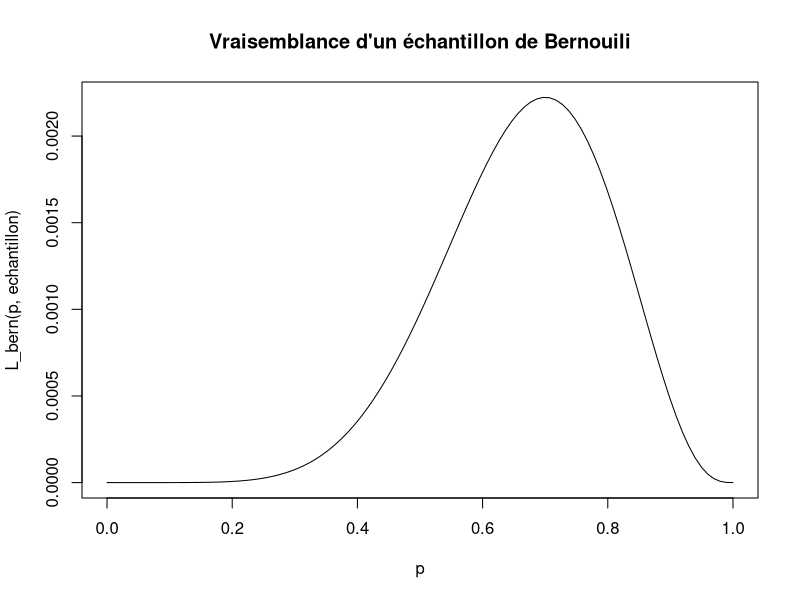
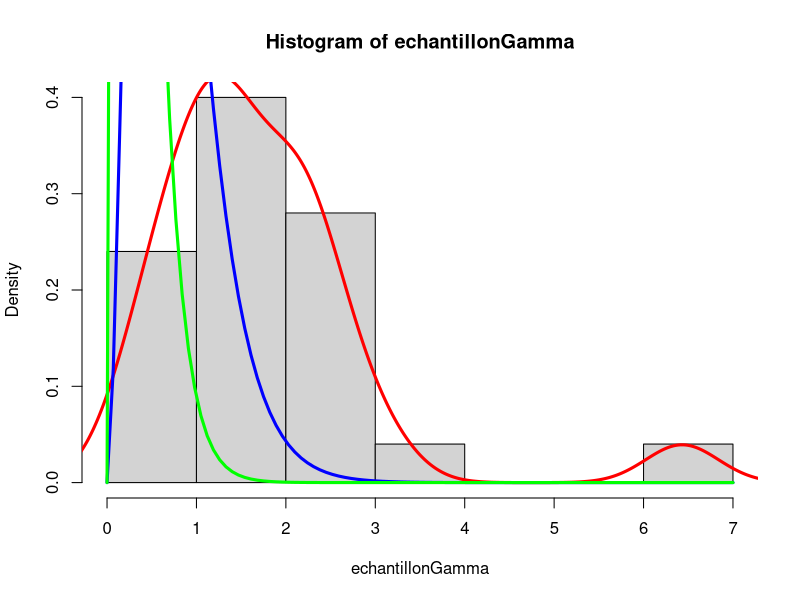
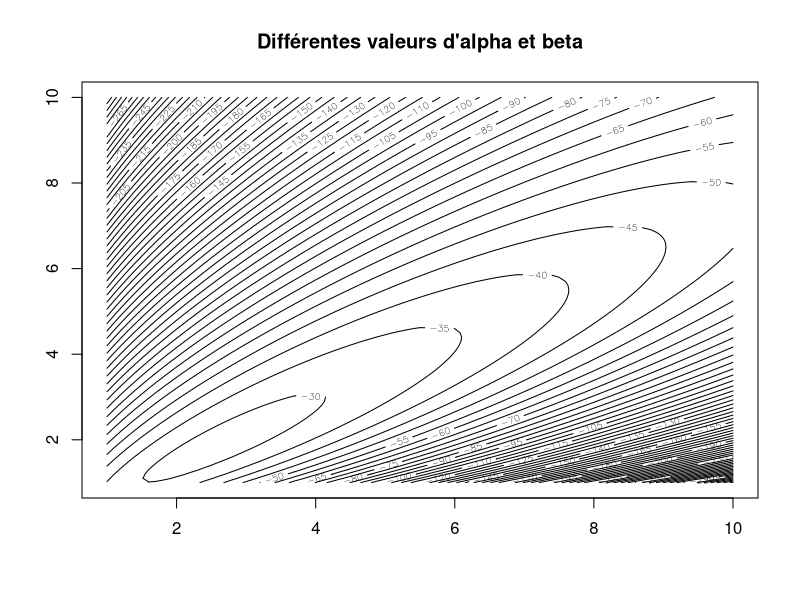
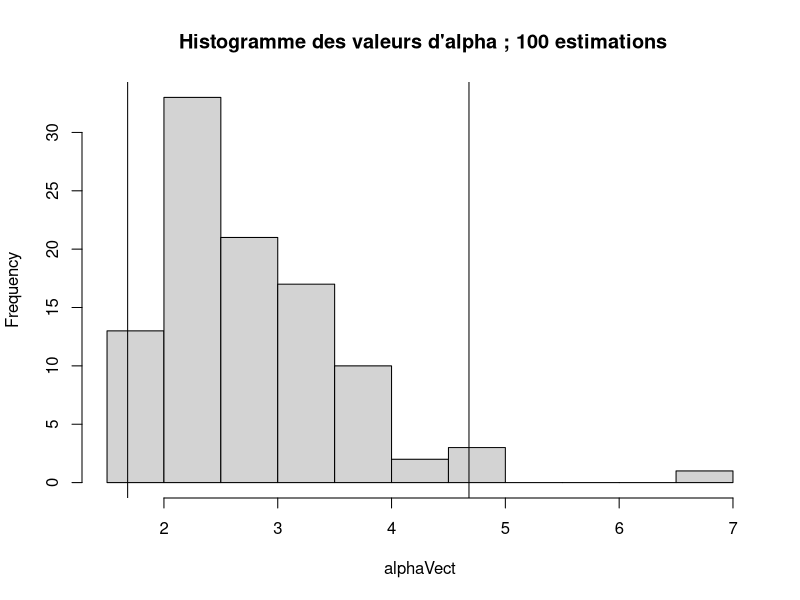
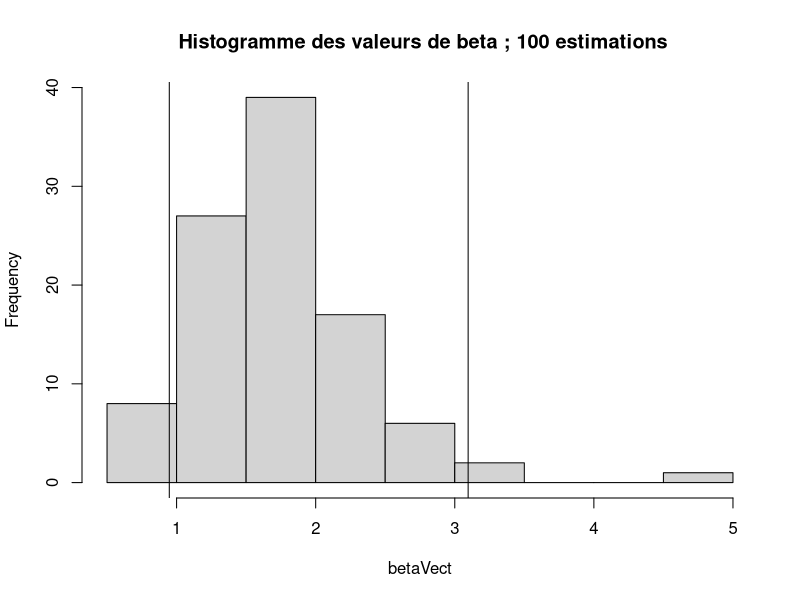
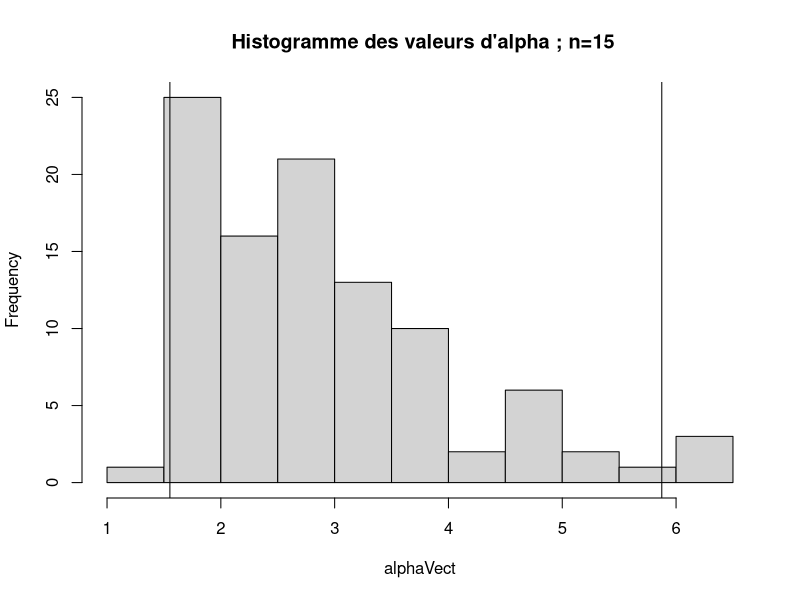
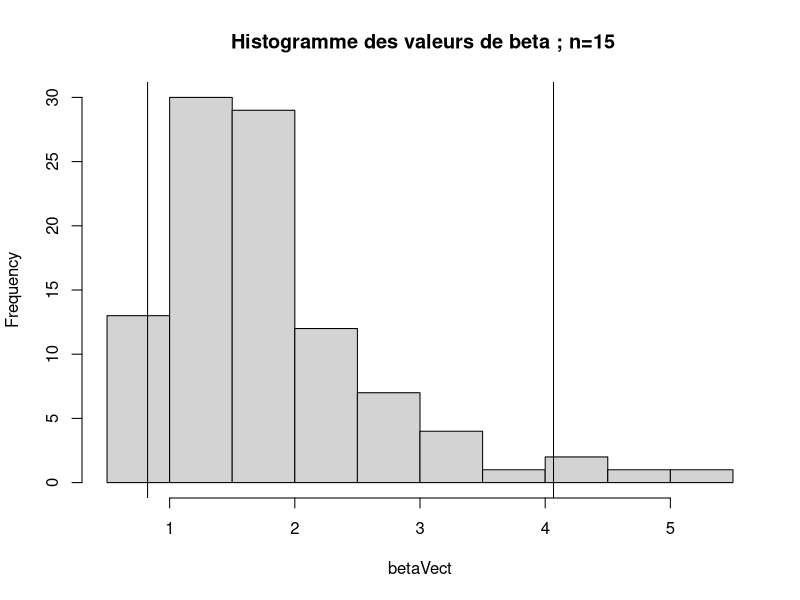
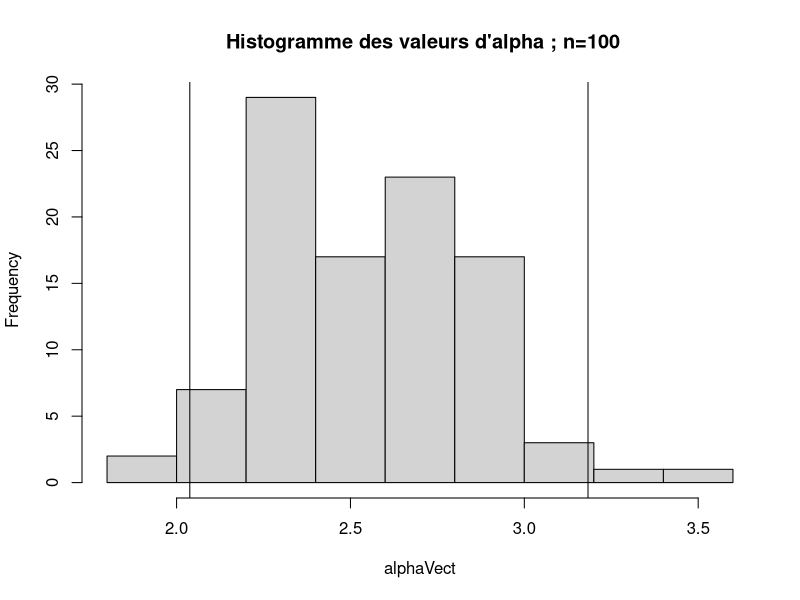

These charts were generated, in order, by the following R code:
## ---- chunk 1
knitr::opts_chunk$set(echo = TRUE)
## ---- chunk 2
echantillon <- rbinom(10,1,0.6)
print(echantillon)
## ---- chunk 3
print(mean(echantillon))
## ---- chunk 4
L_bern <- function(p,x) {
  n <- sum(x)
  return(p^n * (1-p)^(length(x) - n))
}
## ---- chunk 5
p <- seq(0,1,length.out = 100)
plot(p,L_bern(p,echantillon),type = "l",main="Vraisemblance d'un échantillon de Bernouili")
## ---- chunk 6
fn <- function(p){
  r <-L_bern(p,echantillon)
  return(1 - r)
}
optim(par = 0.5,fn,method = "L-BFGS-B",lower = 0,upper = 1)

## ---- chunk 7
res <- c()
for(i in seq(10,2000,10)){
  echantillon <- rbinom(i,1,0.6)
  res <- c(res,optim(par = 0.2,fn,method = "L-BFGS-B",lower = 0,upper = 1)[[1]])
}
## ---- chunk 8
n = 25
theta0 <- c(2.5,1.5)
theta1 <- c(3,4)
theta2 <- c(2,6)
echantillonGamma <- rgamma(n,theta0[1],theta0[2])
hist(echantillonGamma,probability = TRUE) # le bon paramètre à estimer
lines(density(echantillonGamma),col="red",lwd=3)
curve(dgamma(x,shape = theta1[1], rate = theta1[2]),add=T,col="blue",lwd=3)
curve(dgamma(x,shape = theta2[1], rate = theta2[2]),add=T,col="green",lwd=3)
## ---- chunk 9
logL_gamma_unit <- function(alpha,beta,x){
  return( alpha*log(beta) - log(gamma(alpha)) + (alpha-1)*log(x) - beta*x ) 
}

#on fait varier un paramètre et on calcule la somme 
logL_gamma <- function(alpha,beta,v){
  sum <- 0
  for(i in v) {
    sum =  sum + logL_gamma_unit(alpha,beta,i)
  }
  return (sum)
}

sample <- rgamma(n, 2.5, 1.5) 
logLGamma <- function (alpha,beta){
  return (logL_gamma(alpha,beta,sample))
}

# il faut re-créer des fonctions 
logLGammaV2 <- function (theta){
  return (logL_gamma(theta[1],theta[2],sample))
}
## ---- chunk 10
#on trace les courbes
x <- seq(1,10,0.1)
y <- seq(1,10,0.1)
contour(x,y,outer(x,y,logLGamma),nlevels = 50,main="Différentes valeurs d'alpha et beta")
## ---- chunk 11
x0 <- c(1,1)
# la fonction optim minimise il faut donc multiplier par -1 pour la maximiser
optim(par = x0, fn = logLGammaV2, method = "L-BFGS-B", control = list(fnscale = -1))
## ---- chunk 12
# on fait 100 estimations 
n=100
logLGammaV2 <- function (theta,echantillon){
  return (logL_gamma(theta[1],theta[2],echantillon))
}


x0 <- c(1,1)
list <- vector("list",100)
#remplit 100 échantillons de alpha et beta
for (i in 1:100){
    list[[i]] <- optim(par = x0, fn = logLGammaV2,echantillon=rgamma(25,2.5,1.5), method = "L-BFGS-B", control = list(fnscale = -1))$par
}

alphaVect <- c()
betaVect <- c()
for(i in 1:100){
  
  alphaVect <- c(alphaVect,list[[i]][1] )
  betaVect <-  c(betaVect,list[[i]][2] )
}

#intervalle de confiance pour alpha et beta
confAlpha = quantile(alphaVect,c(0.025,0.975))
confBeta = quantile(betaVect,c(0.025,0.975))

#histogramme pour le vecteur alpha et le vecteur beta

hist(alphaVect,main=" Histogramme des valeurs d'alpha ; 100 estimations")
abline(v= confAlpha[1])
abline(v= confAlpha[2])
hist(betaVect,main=" Histogramme des valeurs de beta ; 100 estimations")
abline(v= confBeta[1])
abline(v= confBeta[2])
## ---- chunk 13
# on fait 100 estimations 
n=100
logLGammaV2 <- function (theta,echantillon){
  return (logL_gamma(theta[1],theta[2],echantillon))
}


x0 <- c(1,1)
list <- vector("list",n)
for (i in 1:n){
    list[[i]] <- optim(par = x0, fn = logLGammaV2,echantillon=rgamma(15,2.5,1.5), method = "L-BFGS-B", control = list(fnscale = -1))$par
}

alphaVect <- c()
betaVect <- c()
for(i in 1:n){
  
  alphaVect <- c(alphaVect,list[[i]][1] )
  betaVect <-  c(betaVect,list[[i]][2] )
}

#intervalle de confiance pour alpha et beta
confAlpha = quantile(alphaVect,c(0.025,0.975))
confBeta = quantile(betaVect,c(0.025,0.975))

#histogramme pour le vecteur alpha et le vecteur beta

hist(alphaVect,main=" Histogramme des valeurs d'alpha ; n=15")
abline(v= confAlpha[1])
abline(v= confAlpha[2])
hist(betaVect,main=" Histogramme des valeurs de beta ; n=15")
abline(v= confBeta[1])
abline(v= confBeta[2])
## ---- chunk 14
# on fait 100 estimations 
n=100
logLGammaV2 <- function (theta,echantillon){
  return (logL_gamma(theta[1],theta[2],echantillon))
}


x0 <- c(1,1)
list <- vector("list",n)
for (i in 1:n){
    list[[i]] <- optim(par = x0, fn = logLGammaV2,echantillon=rgamma(100,2.5,1.5), method = "L-BFGS-B", control = list(fnscale = -1))$par
}

alphaVect <- c()
betaVect <- c()
for(i in 1:n){
  
  alphaVect <- c(alphaVect,list[[i]][1] )
  betaVect <-  c(betaVect,list[[i]][2] )
}

#intervalle de confiance pour alpha et beta
confAlpha = quantile(alphaVect,c(0.025,0.975))
confBeta = quantile(betaVect,c(0.025,0.975))

#histogramme pour le vecteur alpha et le vecteur beta

hist(alphaVect,main=" Histogramme des valeurs d'alpha ; n=100")
abline(v= confAlpha[1])
abline(v= confAlpha[2])
hist(betaVect,main=" Histogramme des valeurs de beta ; n=100")
abline(v= confBeta[1])
abline(v= confBeta[2])
## ---- chunk 15
hessien <- optim(par = x0, fn = logLGammaV2,echantillon=rgamma(25,2.5,1.5), method = "L-BFGS-B", control = list(fnscale = -1), hessian = TRUE) 
print(-solve(hessien[[6]]))
